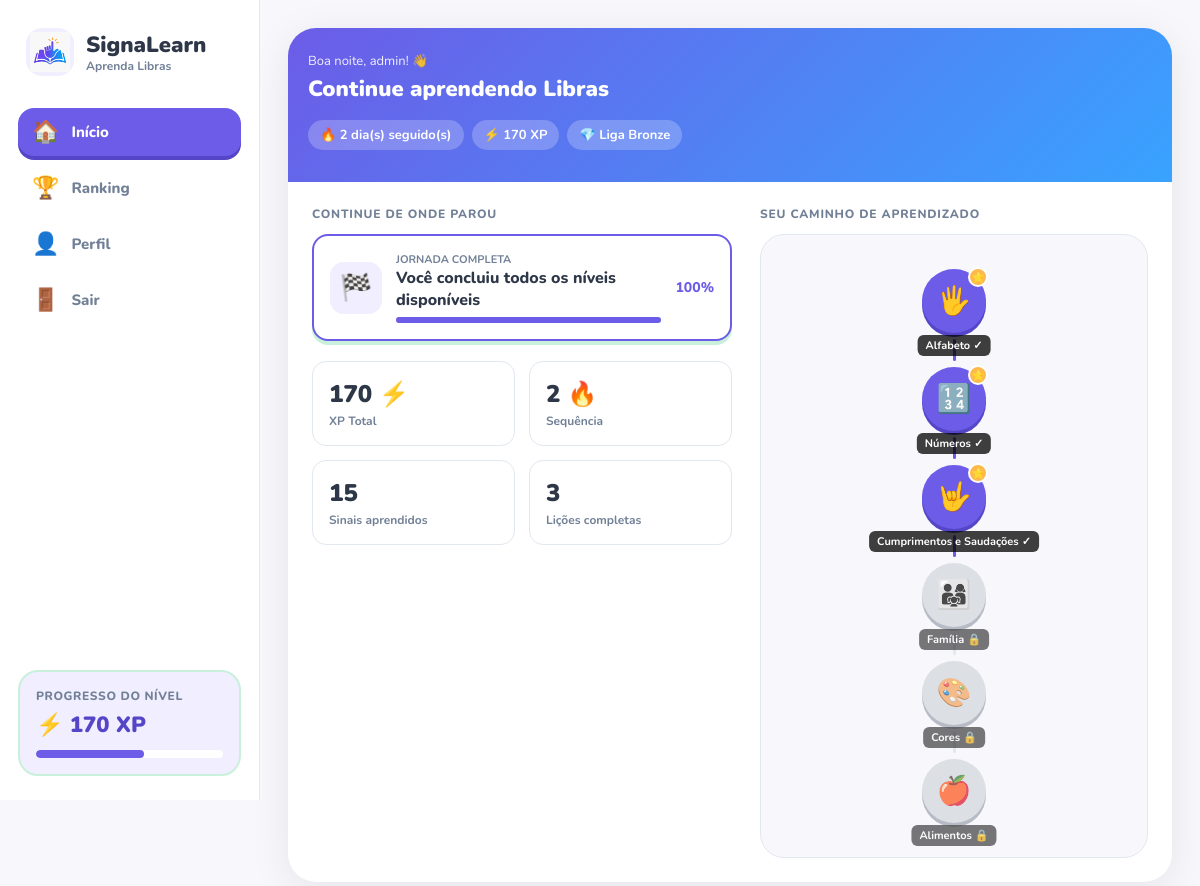
The page / (signed in) on the database its author committed.
### core/models.py (models this page shows, shortened)
class UserProfile(models.Model):
    user = models.OneToOneField(User, on_delete=models.CASCADE, related_name='profile')
    xp_total = models.PositiveIntegerField(default=0)
    current_streak = models.PositiveIntegerField(default=0)
    signs_learned = models.PositiveIntegerField(default=0)
    completed_lessons = models.PositiveIntegerField(default=0)
    level = models.PositiveIntegerField(default=1)
    league = models.CharField(max_length=30, default='Bronze')
    last_lesson_date = models.DateField(null=True, blank=True)

class LessonLevel(models.Model):
    slug = models.SlugField(unique=True)
    title = models.CharField(max_length=100)
    category = models.CharField(max_length=100)
    order = models.PositiveIntegerField()
    xp_reward = models.PositiveIntegerField(default=50)
    signs_count = models.PositiveIntegerField(default=0)
    icon = models.CharField(max_length=20, default='🤟')
    is_active = models.BooleanField(default=True)

### core/views.py (the view)
# urls.py: path('', views.home, name='home'),
@never_cache
@login_required
def home(request):
    profile_obj = get_user_profile(request.user)
    levels_data = get_learning_path(request.user)
    current_level_data = None
    for item in levels_data:
        if item['status'] in ['active', 'unlocked']:
            current_level_data = item
            break
    return render(request, 'home.html', {
        'active_tab': 'home',
        'profile': profile_obj,
        'greeting': get_greeting(),
        'xp_progress_percent': get_xp_progress_percent(profile_obj),
        'levels_data': levels_data,
        'current_level_data': current_level_data,
    })

### core/views.py (called while the page is built)
def get_user_profile(user):
    profile_obj, created = UserProfile.objects.get_or_create(user=user)
    return profile_obj

def get_greeting():
    hour = timezone.localtime().hour
    if 5 <= hour < 12:
        return 'Bom dia'
    elif 12 <= hour < 18:
        return 'Boa tarde'
    return 'Boa noite'

def get_xp_required_for_level(level):
    requirements = {
        1: 100,
        2: 120,
        3: 150,
    }
    return requirements.get(level, 150)

def get_level_from_xp(xp_total):
    level = 1
    remaining_xp = xp_total
    while remaining_xp >= get_xp_required_for_level(level):
        remaining_xp -= get_xp_required_for_level(level)
        level += 1
    return level

def get_current_level_xp(profile_obj):
    remaining_xp = profile_obj.xp_total
    level = 1
    while remaining_xp >= get_xp_required_for_level(level):
        remaining_xp -= get_xp_required_for_level(level)
        level += 1
    return remaining_xp

def get_xp_progress_percent(profile_obj):
    current_level = get_level_from_xp(profile_obj.xp_total)
    current_level_xp = get_current_level_xp(profile_obj)
    xp_required = get_xp_required_for_level(current_level)
    return int((current_level_xp / xp_required) * 100)

def is_level_unlocked(user, level):
    if level.slug not in PLAYABLE_LEVEL_SLUGS:
        return False
    if level.order == 1:
        return True
    previous_level = LessonLevel.objects.filter(
        order=level.order - 1
    ).first()
    if not previous_level:
        return True
    return UserLevelProgress.objects.filter(
        user=user,
        level=previous_level,
        is_completed=True
    ).exists()

### core/templates/home.html (shortened to what this page needs)
{% extends 'base.html' %}
{% block content %}
<div class="screen active" id="screen-home">
  <div class="home-header">
    <div class="greeting">
      {{ greeting }}, {{ user.first_name|default:user.username }}! 👋
    </div>
    <h1>Continue aprendendo Libras</h1>
    <div class="streak-bar">
      <div class="streak-pill">🔥 {{ profile.current_streak }} dia(s) seguido(s)</div>
      <div class="streak-pill">⚡ {{ profile.xp_total }} XP</div>
      <div class="streak-pill">💎 Liga {{ profile.league }}</div>
    </div>
  </div>
  <div class="home-content">
    <div class="home-dashboard">
      <section class="continue-panel">
        <div class="section-title">Continue de onde parou</div>
        {% if current_level_data %}
          <a href="{% url 'lesson' current_level_data.level.slug %}" class="continue-card">
            <div class="lesson-icon green">
              {{ current_level_data.level.icon }}
            </div>
            <div style="flex:1">
              <div class="lesson-label">
                UNIDADE 1 • LIÇÃO {{ current_level_data.level.order }}
              </div>
              <div class="lesson-name">
                {{ current_level_data.level.title }}
              </div>
              <div class="lesson-progress-bar">
                <div class="fill" style="width:{{ current_level_data.progress_percent }}%"></div>
              </div>
            </div>
            <div style="font-size:14px;font-weight:800;color:var(--green)">
              {{ current_level_data.progress_percent }}%
            </div>
          </a>
        {% else %}
          <div class="continue-card">
            <div class="lesson-icon green">🏁</div>
            <div style="flex:1">
              <div class="lesson-label">JORNADA COMPLETA</div>
              <div class="lesson-name">Você concluiu todos os níveis disponíveis</div>
              <div class="lesson-progress-bar">
                <div class="fill" style="width:100%"></div>
              </div>
            </div>
            <div style="font-size:14px;font-weight:800;color:var(--green)">100%</div>
          </div>
        {% endif %}
        <div class="desktop-summary-grid">
          <div class="profile-stat">
            <div class="value">{{ profile.xp_total }} ⚡</div>
            <div class="label">XP Total</div>
          </div>
          <div class="profile-stat">
            <div class="value">{{ profile.current_streak }} 🔥</div>
            <div class="label">Sequência</div>
          </div>
          <div class="profile-stat">
            <div class="value">{{ profile.signs_learned }}</div>
            <div class="label">Sinais aprendidos</div>
          </div>
          <div class="profile-stat">
            <div class="value">{{ profile.completed_lessons }}</div>
            <div class="label">Lições completas</div>
          </div>
        </div>
      </section>
      <section class="learning-path-panel">
        <div class="section-title">Seu caminho de aprendizado</div>
        <div class="desktop-path">
          {% for item in levels_data %}
            <div class="path-row">
              {% if item.is_unlocked %}
                <a href="{% url 'lesson' item.level.slug %}"
                   class="path-node {{ item.status }}"
                   title="{{ item.level.title }}">
                  {{ item.level.icon }}
                  {% if item.is_completed %}
                    <div class="star-badge">⭐</div>
                  {% endif %}
                  <div class="node-tooltip">
                    {{ item.tooltip }}
                  </div>
                </a>
              {% else %}
                <div class="path-node locked" title="{{ item.level.title }}">
                  {{ item.level.icon }}
                  <div class="node-tooltip">
                    {{ item.tooltip }}
                  </div>
                </div>
              {% endif %}
            </div>
            {% if not forloop.last %}
              <div class="path-connector {% if item.is_completed %}done{% endif %}"></div>
            {% endif %}
          {% endfor %}
        </div>
      </section>
    </div>
  </div>
</div>
{% endblock %}

### core/templates/base.html (shortened to what this page needs)
{% load static %}
<!DOCTYPE html>
<html lang="pt-BR">
<head>
  <link rel="stylesheet" href="{% static 'css/style.css' %}">
</head>
<body>
  <div class="desktop-app {% if user.is_authenticated %}with-sidebar{% else %}auth-app{% endif %}">
  {% if user.is_authenticated %}
      {% include 'partials/bottom_nav.html' %}
    {% endif %}
    <main class="app-main">
      {% block content %}{% endblock %}
    </main>
  </div>
</body>
</html>

### core/templates/partials/bottom_nav.html
{% load static %}
<aside class="side-nav">
  <div class="brand">
    <div class="brand-icon brand-logo-box">
      <img src="{% static 'LogoPNG.png' %}" alt="Logo SignaLearn" class="brand-logo-img">
    </div>
    <div>
      <div class="brand-name">SignaLearn</div>
      <div class="brand-subtitle">Aprenda Libras</div>
    </div>
  </div>
  <nav class="nav-menu">
  <a href="{% url 'home' %}" class="nav-btn {% if active_tab == 'home' %}active{% endif %}">
    <span class="nav-icon">🏠</span>
    <span>Início</span>
  </a>
  <a href="{% url 'ranking' %}" class="nav-btn {% if active_tab == 'ranking' %}active{% endif %}">
    <span class="nav-icon">🏆</span>
    <span>Ranking</span>
  </a>
  <a href="{% url 'profile' %}" class="nav-btn {% if active_tab == 'profile' %}active{% endif %}">
    <span class="nav-icon">👤</span>
    <span>Perfil</span>
  </a>
  <a href="{% url 'logout' %}" class="nav-btn">
    <span class="nav-icon">🚪</span>
    <span>Sair</span>
  </a>
</nav>
  <div class="side-card">
    <div class="side-card-title">Progresso do nível</div>
    <div class="side-card-xp">⚡ {{ profile.xp_total|default:0 }} XP</div>
    <div class="mini-progress">
      <div class="mini-progress-fill" style="width: {{ xp_progress_percent|default:0 }}%"></div>
    </div>
  </div>
</aside>

### rows shown on the page
UserProfile: xp_total "170", current_streak "2", league "Bronze", signs_learned "15", completed_lessons "3"
LessonLevel: level.icon "🖐️", tooltip "Alfabeto ✓…"
LessonLevel: level.icon "🔢", tooltip "Números ✓…"
LessonLevel: level.icon "🤟", tooltip "Cumprimentos e Saudações ✓…"
LessonLevel: level.icon "👨‍👩‍👧", tooltip "Família 🔒…"
LessonLevel: level.icon "🎨", tooltip "Cores 🔒…"
LessonLevel: level.icon "🍎", tooltip "Alimentos 🔒"

### other values the page prints
{{ greeting }} "Boa noite"
{{ user.first_name|default:user.username }} "admin"
